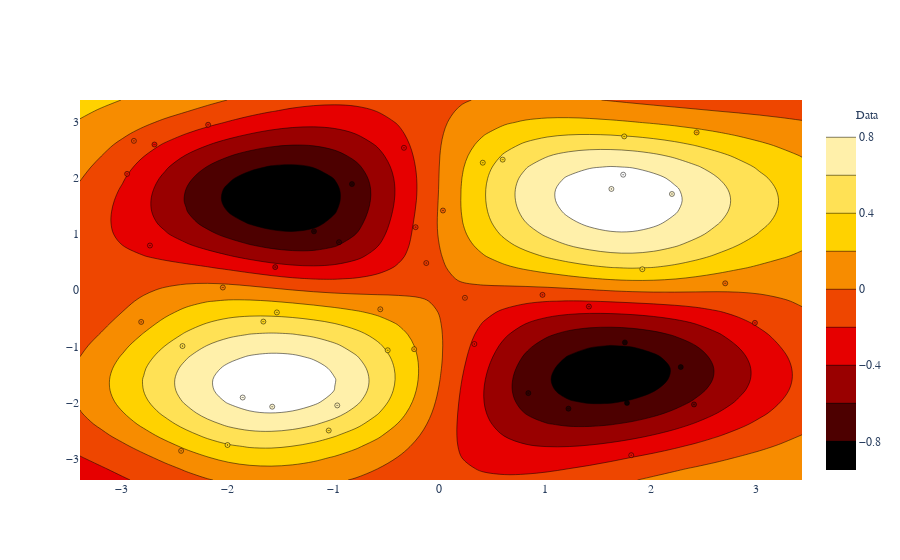

Write notebook code for a chart like this one.
### Code cell
#### 2D Example ####
# sample inputs and outputs
X = np.random.uniform(-3., 3., (50, 2))
Y = np.sin(X[:, 0:1]) * np.sin(X[:, 1:2]) + np.random.randn(50, 1) * 0.05

# define kernel
ker = GPy.kern.Matern52(2, ARD=True) + GPy.kern.White(2)

# create simple GP model
m = GPy.models.GPRegression(X, Y, ker)

# optimize and plot
m.optimize(messages=True, max_f_eval=1000)
fig = m.plot()
display(GPy.plotting.show(fig, filename='basic_gp_regression_notebook_2d'))
display(m)
